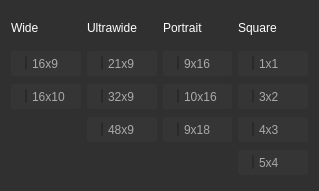
<?xml version="1.0" encoding="UTF-8"?>
<ui version="4.0">
 <class>Frame</class>
 <widget class="QFrame" name="Frame">
  <property name="geometry">
   <rect>
    <x>0</x>
    <y>0</y>
    <width>319</width>
    <height>191</height>
   </rect>
  </property>
  <property name="windowTitle">
   <string>Frame</string>
  </property>
  <property name="styleSheet">
   <string notr="true">*{
	font: normal 14px &quot;微软雅黑&quot;;
	color: #fff;
 	background-color:#303030;
}

.QLabel{
	min-width:35px;
	text-align:center;
}

.QCheckBox{
	border-radius: 3px;
	padding:5px 5px 5px 15px;
	/*width:auto;*/
	min-width:35px;
	text-align:center;
	color: #aaa;
    background-color:#353535;
}

.QCheckBox::checked{
	color: #fff;
    background-color:rgb(94, 94, 94);
}
.QCheckBox::indicator{
	width: 0px;
}</string>
  </property>
  <layout class="QGridLayout" name="gridLayout">
   <item row="0" column="0">
    <widget class="QLabel" name="label_wide">
     <property name="maximumSize">
      <size>
       <width>16777215</width>
       <height>30</height>
      </size>
     </property>
     <property name="text">
      <string>Wide</string>
     </property>
    </widget>
   </item>
   <item row="0" column="1">
    <widget class="QLabel" name="label_ultrawide">
     <property name="maximumSize">
      <size>
       <width>16777215</width>
       <height>30</height>
      </size>
     </property>
     <property name="text">
      <string>Ultrawide</string>
     </property>
    </widget>
   </item>
   <item row="0" column="2">
    <widget class="QLabel" name="label_portrait">
     <property name="maximumSize">
      <size>
       <width>16777215</width>
       <height>30</height>
      </size>
     </property>
     <property name="text">
      <string>Portrait</string>
     </property>
    </widget>
   </item>
   <item row="0" column="3">
    <widget class="QLabel" name="label_square">
     <property name="maximumSize">
      <size>
       <width>16777215</width>
       <height>30</height>
      </size>
     </property>
     <property name="text">
      <string>Square</string>
     </property>
    </widget>
   </item>
   <item row="1" column="0">
    <widget class="QCheckBox" name="ratio_16x9">
     <property name="text">
      <string>16x9</string>
     </property>
    </widget>
   </item>
   <item row="1" column="1">
    <widget class="QCheckBox" name="ratio_21x9">
     <property name="text">
      <string>21x9</string>
     </property>
    </widget>
   </item>
   <item row="1" column="2">
    <widget class="QCheckBox" name="ratio_9x16">
     <property name="text">
      <string>9x16</string>
     </property>
    </widget>
   </item>
   <item row="1" column="3">
    <widget class="QCheckBox" name="ratio_1x1">
     <property name="text">
      <string>1x1</string>
     </property>
    </widget>
   </item>
   <item row="2" column="0">
    <widget class="QCheckBox" name="ratio_16x10">
     <property name="text">
      <string>16x10</string>
     </property>
    </widget>
   </item>
   <item row="2" column="1">
    <widget class="QCheckBox" name="ratio_32x9">
     <property name="text">
      <string>32x9</string>
     </property>
    </widget>
   </item>
   <item row="2" column="2">
    <widget class="QCheckBox" name="ratio_10x16">
     <property name="text">
      <string>10x16</string>
     </property>
    </widget>
   </item>
   <item row="2" column="3">
    <widget class="QCheckBox" name="ratio_3x2">
     <property name="text">
      <string>3x2</string>
     </property>
    </widget>
   </item>
   <item row="3" column="1">
    <widget class="QCheckBox" name="ratio_48x9">
     <property name="text">
      <string>48x9</string>
     </property>
    </widget>
   </item>
   <item row="3" column="2">
    <widget class="QCheckBox" name="ratio_9x18">
     <property name="text">
      <string>9x18</string>
     </property>
    </widget>
   </item>
   <item row="3" column="3">
    <widget class="QCheckBox" name="ratio_4x3">
     <property name="text">
      <string>4x3</string>
     </property>
    </widget>
   </item>
   <item row="4" column="3">
    <widget class="QCheckBox" name="ratio_5x4">
     <property name="text">
      <string>5x4</string>
     </property>
    </widget>
   </item>
  </layout>
 </widget>
 <resources/>
 <connections/>
</ui>
